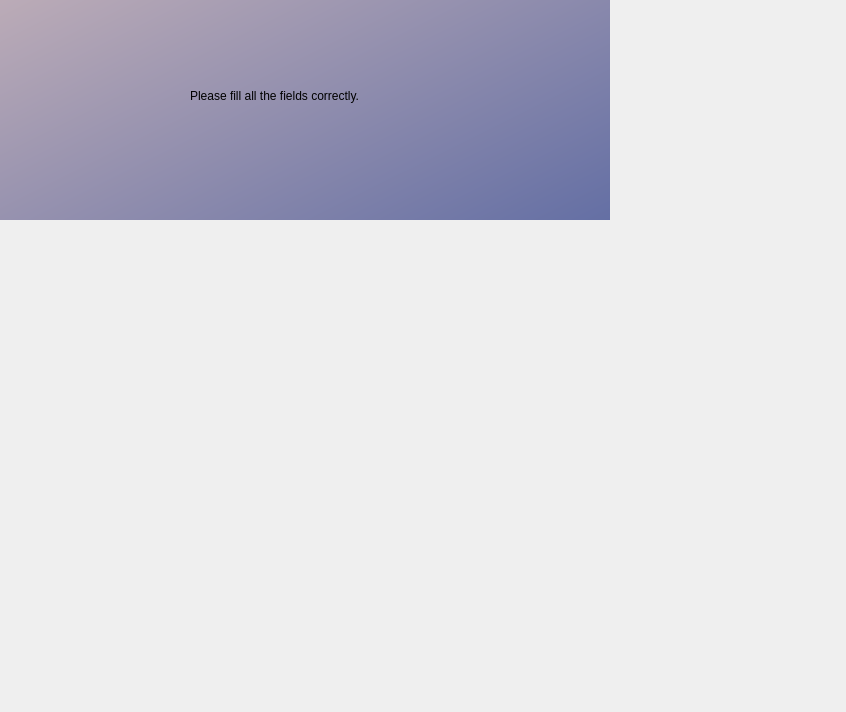
<?xml version="1.0" encoding="UTF-8"?>
<ui version="4.0">
 <class>Dialog</class>
 <widget class="QDialog" name="Dialog">
  <property name="geometry">
   <rect>
    <x>0</x>
    <y>0</y>
    <width>846</width>
    <height>712</height>
   </rect>
  </property>
  <property name="windowTitle">
   <string>Dialog</string>
  </property>
  <widget class="QWidget" name="Error1" native="true">
   <property name="geometry">
    <rect>
     <x>-190</x>
     <y>-180</y>
     <width>800</width>
     <height>400</height>
    </rect>
   </property>
   <property name="styleSheet">
    <string notr="true">
background-color: qlineargradient(spread:pad, x1:0, y1:0, x2:1, y2:1, stop:0 rgba(233, 203, 193, 255), stop:1 rgba(100, 111, 164, 255));</string>
   </property>
   <widget class="QLabel" name="label">
    <property name="geometry">
     <rect>
      <x>300</x>
      <y>250</y>
      <width>61</width>
      <height>61</height>
     </rect>
    </property>
    <property name="styleSheet">
     <string notr="true">background: transparent</string>
    </property>
    <property name="text">
     <string/>
    </property>
    <property name="pixmap">
     <pixmap>UI Icons/1x/warning.png</pixmap>
    </property>
    <property name="scaledContents">
     <bool>true</bool>
    </property>
   </widget>
   <widget class="QLabel" name="label_2">
    <property name="geometry">
     <rect>
      <x>380</x>
      <y>250</y>
      <width>291</width>
      <height>51</height>
     </rect>
    </property>
    <property name="styleSheet">
     <string notr="true">background:transparent ;
font: 16pt&quot;Times New Roman&quot;</string>
    </property>
    <property name="text">
     <string>Please fill all the fields correctly.</string>
    </property>
   </widget>
  </widget>
 </widget>
 <resources>
  <include location="res.qrc"/>
 </resources>
 <connections/>
</ui>
